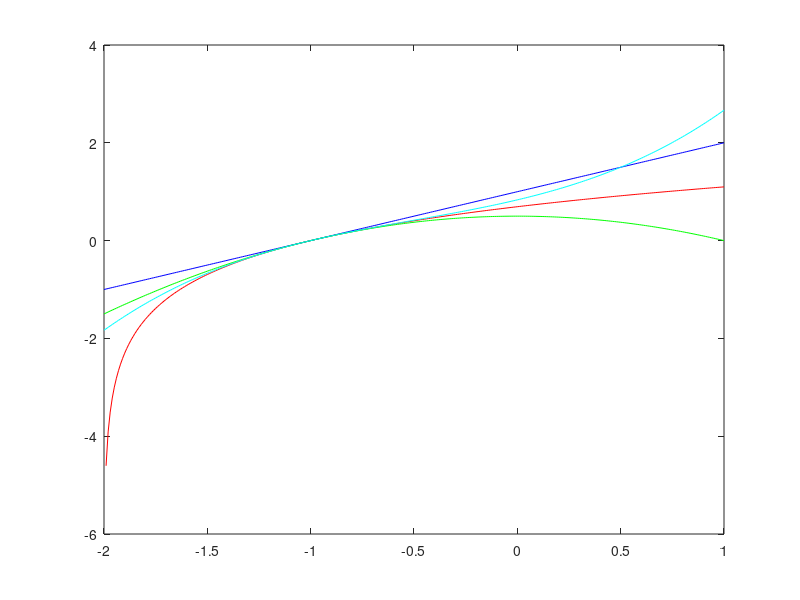

Source code (MATLAB):
function polynomialApp()
x=[-2:0.01:1];
fx = log(x+2);
Px1 = x+1;
Px2 = Px1-(1/2)*(x.^2+2*x+1);
Px3 = Px2+1/3*(x.^3+3*x.^2+3*x+1);
plot(x,fx,'r',x,Px1,'b',x,Px2,'g', x,Px3,'c');

